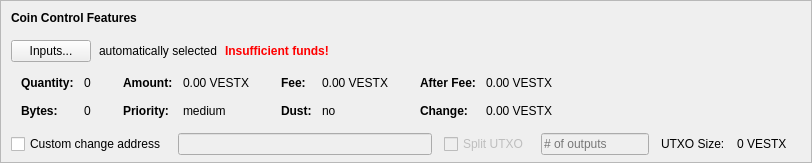
       <widget class="QFrame" name="frameCoinControl">
        <property name="sizePolicy">
         <sizepolicy hsizetype="Expanding" vsizetype="Expanding">
          <horstretch>0</horstretch>
          <verstretch>0</verstretch>
         </sizepolicy>
        </property>
        <property name="maximumSize">
         <size>
          <width>16777215</width>
          <height>16777215</height>
         </size>
        </property>
        <property name="frameShape">
         <enum>QFrame::StyledPanel</enum>
        </property>
        <property name="frameShadow">
         <enum>QFrame::Sunken</enum>
        </property>
        <layout class="QVBoxLayout" name="verticalLayoutCoinControl2">
         <property name="spacing">
          <number>0</number>
         </property>
         <property name="leftMargin">
          <number>0</number>
         </property>
         <property name="topMargin">
          <number>0</number>
         </property>
         <property name="rightMargin">
          <number>0</number>
         </property>
         <property name="bottomMargin">
          <number>6</number>
         </property>
         <item>
          <layout class="QVBoxLayout" name="verticalLayoutCoinControl" stretch="0,0,0,0,1">
           <property name="spacing">
            <number>0</number>
           </property>
           <property name="leftMargin">
            <number>10</number>
           </property>
           <property name="topMargin">
            <number>10</number>
           </property>
           <item>
            <layout class="QHBoxLayout" name="horizontalLayoutCoinControl1">
             <property name="bottomMargin">
              <number>15</number>
             </property>
             <item>
              <widget class="QLabel" name="labelCoinControlFeatures">
               <property name="sizePolicy">
                <sizepolicy hsizetype="Preferred" vsizetype="Maximum">
                 <horstretch>0</horstretch>
                 <verstretch>0</verstretch>
                </sizepolicy>
               </property>
               <property name="font">
                <font>
                 <weight>75</weight>
                 <bold>true</bold>
                </font>
               </property>
               <property name="styleSheet">
                <string notr="true">font-weight:bold;</string>
               </property>
               <property name="text">
                <string>Coin Control Features</string>
               </property>
              </widget>
             </item>
            </layout>
           </item>
           <item>
            <layout class="QHBoxLayout" name="horizontalLayoutCoinControl2" stretch="0,0,0,0">
             <property name="spacing">
              <number>8</number>
             </property>
             <property name="bottomMargin">
              <number>10</number>
             </property>
             <item>
              <widget class="QPushButton" name="pushButtonCoinControl">
               <property name="styleSheet">
                <string notr="true"/>
               </property>
               <property name="text">
                <string>Inputs...</string>
               </property>
               <property name="autoDefault">
                <bool>false</bool>
               </property>
              </widget>
             </item>
             <item>
              <widget class="QLabel" name="labelCoinControlAutomaticallySelected">
               <property name="text">
                <string>automatically selected</string>
               </property>
               <property name="margin">
                <number>5</number>
               </property>
              </widget>
             </item>
             <item>
              <widget class="QLabel" name="labelCoinControlInsuffFunds">
               <property name="font">
                <font>
                 <weight>75</weight>
                 <bold>true</bold>
                </font>
               </property>
               <property name="styleSheet">
                <string notr="true">color:red;font-weight:bold;</string>
               </property>
               <property name="text">
                <string>Insufficient funds!</string>
               </property>
               <property name="margin">
                <number>5</number>
               </property>
              </widget>
             </item>
             <item>
              <spacer name="horizontalSpacerCoinControl">
               <property name="orientation">
                <enum>Qt::Horizontal</enum>
               </property>
               <property name="sizeHint" stdset="0">
                <size>
                 <width>40</width>
                 <height>1</height>
                </size>
               </property>
              </spacer>
             </item>
            </layout>
           </item>
           <item>
            <widget class="QWidget" name="widgetCoinControl" native="true">
             <property name="sizePolicy">
              <sizepolicy hsizetype="Preferred" vsizetype="Preferred">
               <horstretch>0</horstretch>
               <verstretch>0</verstretch>
              </sizepolicy>
             </property>
             <property name="minimumSize">
              <size>
               <width>0</width>
               <height>0</height>
              </size>
             </property>
             <property name="styleSheet">
              <string notr="true"/>
             </property>
             <layout class="QHBoxLayout" name="horizontalLayoutCoinControl5">
              <property name="leftMargin">
               <number>0</number>
              </property>
              <property name="topMargin">
               <number>0</number>
              </property>
              <property name="rightMargin">
               <number>0</number>
              </property>
              <property name="bottomMargin">
               <number>0</number>
              </property>
              <item>
               <layout class="QHBoxLayout" name="horizontalLayoutCoinControl3" stretch="0,0,0,1">
                <property name="spacing">
                 <number>20</number>
                </property>
                <property name="topMargin">
                 <number>0</number>
                </property>
                <property name="bottomMargin">
                 <number>10</number>
                </property>
                <item>
                 <layout class="QFormLayout" name="formLayoutCoinControl1">
                  <property name="horizontalSpacing">
                   <number>10</number>
                  </property>
                  <property name="verticalSpacing">
                   <number>14</number>
                  </property>
                  <property name="leftMargin">
                   <number>10</number>
                  </property>
                  <property name="topMargin">
                   <number>4</number>
                  </property>
                  <property name="rightMargin">
                   <number>6</number>
                  </property>
                  <item row="0" column="0">
                   <widget class="QLabel" name="labelCoinControlQuantityText">
                    <property name="font">
                     <font>
                      <weight>75</weight>
                      <bold>true</bold>
                     </font>
                    </property>
                    <property name="text">
                     <string>Quantity:</string>
                    </property>
                    <property name="margin">
                     <number>0</number>
                    </property>
                   </widget>
                  </item>
                  <item row="0" column="1">
                   <widget class="QLabel" name="labelCoinControlQuantity">
                    <property name="cursor">
                     <cursorShape>IBeamCursor</cursorShape>
                    </property>
                    <property name="contextMenuPolicy">
                     <enum>Qt::ActionsContextMenu</enum>
                    </property>
                    <property name="text">
                     <string notr="true">0</string>
                    </property>
                    <property name="margin">
                     <number>0</number>
                    </property>
                    <property name="textInteractionFlags">
                     <set>Qt::LinksAccessibleByMouse|Qt::TextSelectableByKeyboard|Qt::TextSelectableByMouse</set>
                    </property>
                   </widget>
                  </item>
                  <item row="1" column="0">
                   <widget class="QLabel" name="labelCoinControlBytesText">
                    <property name="font">
                     <font>
                      <weight>75</weight>
                      <bold>true</bold>
                     </font>
                    </property>
                    <property name="text">
                     <string>Bytes:</string>
                    </property>
                   </widget>
                  </item>
                  <item row="1" column="1">
                   <widget class="QLabel" name="labelCoinControlBytes">
                    <property name="cursor">
                     <cursorShape>IBeamCursor</cursorShape>
                    </property>
                    <property name="contextMenuPolicy">
                     <enum>Qt::ActionsContextMenu</enum>
                    </property>
                    <property name="text">
                     <string notr="true">0</string>
                    </property>
                    <property name="textInteractionFlags">
                     <set>Qt::LinksAccessibleByMouse|Qt::TextSelectableByKeyboard|Qt::TextSelectableByMouse</set>
                    </property>
                   </widget>
                  </item>
                 </layout>
                </item>
                <item>
                 <layout class="QFormLayout" name="formLayoutCoinControl2">
                  <property name="horizontalSpacing">
                   <number>10</number>
                  </property>
                  <property name="verticalSpacing">
                   <number>14</number>
                  </property>
                  <property name="leftMargin">
                   <number>6</number>
                  </property>
                  <property name="topMargin">
                   <number>4</number>
                  </property>
                  <property name="rightMargin">
                   <number>6</number>
                  </property>
                  <item row="0" column="0">
                   <widget class="QLabel" name="labelCoinControlAmountText">
                    <property name="font">
                     <font>
                      <weight>75</weight>
                      <bold>true</bold>
                     </font>
                    </property>
                    <property name="text">
                     <string>Amount:</string>
                    </property>
                    <property name="margin">
                     <number>0</number>
                    </property>
                   </widget>
                  </item>
                  <item row="0" column="1">
                   <widget class="QLabel" name="labelCoinControlAmount">
                    <property name="cursor">
                     <cursorShape>IBeamCursor</cursorShape>
                    </property>
                    <property name="contextMenuPolicy">
                     <enum>Qt::ActionsContextMenu</enum>
                    </property>
                    <property name="text">
                     <string notr="true">0.00 VESTX</string>
                    </property>
                    <property name="textInteractionFlags">
                     <set>Qt::LinksAccessibleByMouse|Qt::TextSelectableByKeyboard|Qt::TextSelectableByMouse</set>
                    </property>
                   </widget>
                  </item>
                  <item row="1" column="0">
                   <widget class="QLabel" name="labelCoinControlPriorityText">
                    <property name="font">
                     <font>
                      <weight>75</weight>
                      <bold>true</bold>
                     </font>
                    </property>
                    <property name="text">
                     <string>Priority:</string>
                    </property>
                   </widget>
                  </item>
                  <item row="1" column="1">
                   <widget class="QLabel" name="labelCoinControlPriority">
                    <property name="cursor">
                     <cursorShape>IBeamCursor</cursorShape>
                    </property>
                    <property name="contextMenuPolicy">
                     <enum>Qt::ActionsContextMenu</enum>
                    </property>
                    <property name="text">
                     <string>medium</string>
                    </property>
                    <property name="textInteractionFlags">
                     <set>Qt::LinksAccessibleByMouse|Qt::TextSelectableByKeyboard|Qt::TextSelectableByMouse</set>
                    </property>
                   </widget>
                  </item>
                 </layout>
                </item>
                <item>
                 <layout class="QFormLayout" name="formLayoutCoinControl3">
                  <property name="horizontalSpacing">
                   <number>10</number>
                  </property>
                  <property name="verticalSpacing">
                   <number>14</number>
                  </property>
                  <property name="leftMargin">
                   <number>6</number>
                  </property>
                  <property name="topMargin">
                   <number>4</number>
                  </property>
                  <property name="rightMargin">
                   <number>6</number>
                  </property>
                  <item row="0" column="0">
                   <widget class="QLabel" name="labelCoinControlFeeText">
                    <property name="font">
                     <font>
                      <weight>75</weight>
                      <bold>true</bold>
                     </font>
                    </property>
                    <property name="text">
                     <string>Fee:</string>
                    </property>
                    <property name="margin">
                     <number>0</number>
                    </property>
                   </widget>
                  </item>
                  <item row="0" column="1">
                   <widget class="QLabel" name="labelCoinControlFee">
                    <property name="cursor">
                     <cursorShape>IBeamCursor</cursorShape>
                    </property>
                    <property name="contextMenuPolicy">
                     <enum>Qt::ActionsContextMenu</enum>
                    </property>
                    <property name="text">
                     <string notr="true">0.00 VESTX</string>
                    </property>
                    <property name="textInteractionFlags">
                     <set>Qt::LinksAccessibleByMouse|Qt::TextSelectableByKeyboard|Qt::TextSelectableByMouse</set>
                    </property>
                   </widget>
                  </item>
                  <item row="1" column="0">
                   <widget class="QLabel" name="labelCoinControlLowOutputText">
                    <property name="font">
                     <font>
                      <weight>75</weight>
                      <bold>true</bold>
                     </font>
                    </property>
                    <property name="text">
                     <string>Dust:</string>
                    </property>
                   </widget>
                  </item>
                  <item row="1" column="1">
                   <widget class="QLabel" name="labelCoinControlLowOutput">
                    <property name="cursor">
                     <cursorShape>IBeamCursor</cursorShape>
                    </property>
                    <property name="contextMenuPolicy">
                     <enum>Qt::ActionsContextMenu</enum>
                    </property>
                    <property name="text">
                     <string>no</string>
                    </property>
                    <property name="textInteractionFlags">
                     <set>Qt::LinksAccessibleByMouse|Qt::TextSelectableByKeyboard|Qt::TextSelectableByMouse</set>
                    </property>
                   </widget>
                  </item>
                 </layout>
                </item>
                <item>
                 <layout class="QFormLayout" name="formLayoutCoinControl4">
                  <property name="horizontalSpacing">
                   <number>10</number>
                  </property>
                  <property name="verticalSpacing">
                   <number>14</number>
                  </property>
                  <property name="leftMargin">
                   <number>6</number>
                  </property>
                  <property name="topMargin">
                   <number>4</number>
                  </property>
                  <property name="rightMargin">
                   <number>6</number>
                  </property>
                  <item row="0" column="0">
                   <widget class="QLabel" name="labelCoinControlAfterFeeText">
                    <property name="font">
                     <font>
                      <weight>75</weight>
                      <bold>true</bold>
                     </font>
                    </property>
                    <property name="text">
                     <string>After Fee:</string>
                    </property>
                    <property name="margin">
                     <number>0</number>
                    </property>
                   </widget>
                  </item>
                  <item row="0" column="1">
                   <widget class="QLabel" name="labelCoinControlAfterFee">
                    <property name="cursor">
                     <cursorShape>IBeamCursor</cursorShape>
                    </property>
                    <property name="contextMenuPolicy">
                     <enum>Qt::ActionsContextMenu</enum>
                    </property>
                    <property name="text">
                     <string notr="true">0.00 VESTX</string>
                    </property>
                    <property name="textInteractionFlags">
                     <set>Qt::LinksAccessibleByMouse|Qt::TextSelectableByKeyboard|Qt::TextSelectableByMouse</set>
                    </property>
                   </widget>
                  </item>
                  <item row="1" column="0">
                   <widget class="QLabel" name="labelCoinControlChangeText">
                    <property name="font">
                     <font>
                      <weight>75</weight>
                      <bold>true</bold>
                     </font>
                    </property>
                    <property name="text">
                     <string>Change:</string>
                    </property>
                   </widget>
                  </item>
                  <item row="1" column="1">
                   <widget class="QLabel" name="labelCoinControlChange">
                    <property name="cursor">
                     <cursorShape>IBeamCursor</cursorShape>
                    </property>
                    <property name="contextMenuPolicy">
                     <enum>Qt::ActionsContextMenu</enum>
                    </property>
                    <property name="text">
                     <string notr="true">0.00 VESTX</string>
                    </property>
                    <property name="textInteractionFlags">
                     <set>Qt::LinksAccessibleByMouse|Qt::TextSelectableByKeyboard|Qt::TextSelectableByMouse</set>
                    </property>
                   </widget>
                  </item>
                 </layout>
                </item>
               </layout>
              </item>
             </layout>
            </widget>
           </item>
           <item>
            <layout class="QHBoxLayout" name="horizontalLayoutCoinControl4" stretch="0,0,0,0,0,0,0">
             <property name="spacing">
              <number>12</number>
             </property>
             <property name="sizeConstraint">
              <enum>QLayout::SetDefaultConstraint</enum>
             </property>
             <property name="topMargin">
              <number>5</number>
             </property>
             <property name="rightMargin">
              <number>5</number>
             </property>
             <item>
              <widget class="QCheckBox" name="checkBoxCoinControlChange">
               <property name="toolTip">
                <string>If this is activated, but the change address is empty or invalid, change will be sent to a newly generated address.</string>
               </property>
               <property name="text">
                <string>Custom change address</string>
               </property>
              </widget>
             </item>
             <item>
              <widget class="QValidatedLineEdit" name="lineEditCoinControlChange">
               <property name="enabled">
                <bool>false</bool>
               </property>
               <property name="sizePolicy">
                <sizepolicy hsizetype="Expanding" vsizetype="Fixed">
                 <horstretch>0</horstretch>
                 <verstretch>0</verstretch>
                </sizepolicy>
               </property>
              </widget>
             </item>
             <item>
              <widget class="QCheckBox" name="splitBlockCheckBox">
               <property name="enabled">
                <bool>false</bool>
               </property>
               <property name="text">
                <string>Split UTXO</string>
               </property>
              </widget>
             </item>
             <item>
              <widget class="QLineEdit" name="splitBlockLineEdit">
               <property name="enabled">
                <bool>false</bool>
               </property>
               <property name="sizePolicy">
                <sizepolicy hsizetype="Fixed" vsizetype="Fixed">
                 <horstretch>50</horstretch>
                 <verstretch>0</verstretch>
                </sizepolicy>
               </property>
               <property name="placeholderText">
                <string># of outputs</string>
               </property>
              </widget>
             </item>
             <item>
              <widget class="QLabel" name="labelBlockSizeText">
               <property name="text">
                <string>UTXO Size:</string>
               </property>
              </widget>
             </item>
             <item>
              <widget class="QLabel" name="labelBlockSize">
               <property name="text">
                <string>0 VESTX</string>
               </property>
              </widget>
             </item>
             <item>
              <widget class="QLabel" name="labelCoinControlChangeLabel">
               <property name="sizePolicy">
                <sizepolicy hsizetype="Preferred" vsizetype="Expanding">
                 <horstretch>0</horstretch>
                 <verstretch>0</verstretch>
                </sizepolicy>
               </property>
               <property name="minimumSize">
                <size>
                 <width>0</width>
                 <height>0</height>
                </size>
               </property>
               <property name="text">
                <string/>
               </property>
               <property name="margin">
                <number>3</number>
               </property>
              </widget>
             </item>
            </layout>
           </item>
           <item>
            <spacer name="verticalSpacerCoinControl">
             <property name="orientation">
              <enum>Qt::Vertical</enum>
             </property>
             <property name="sizeHint" stdset="0">
              <size>
               <width>800</width>
               <height>1</height>
              </size>
             </property>
            </spacer>
           </item>
          </layout>
         </item>
        </layout>
       </widget>
